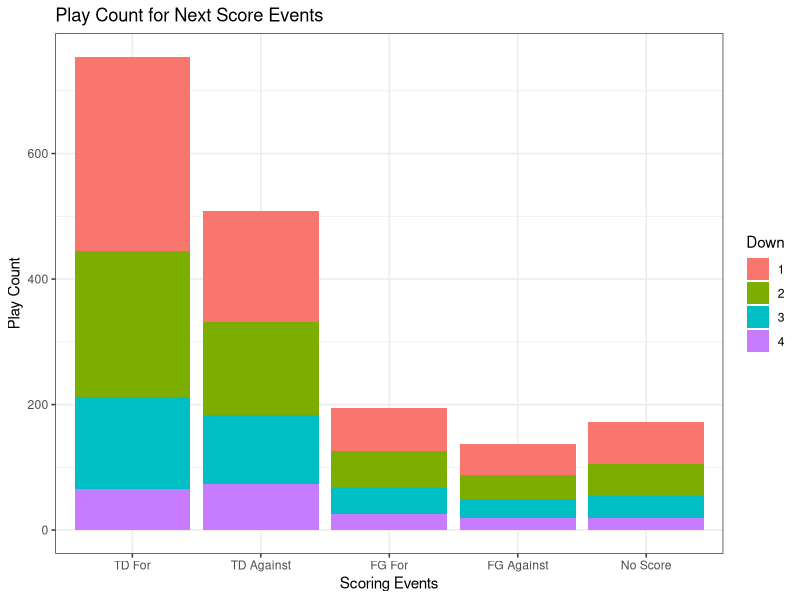
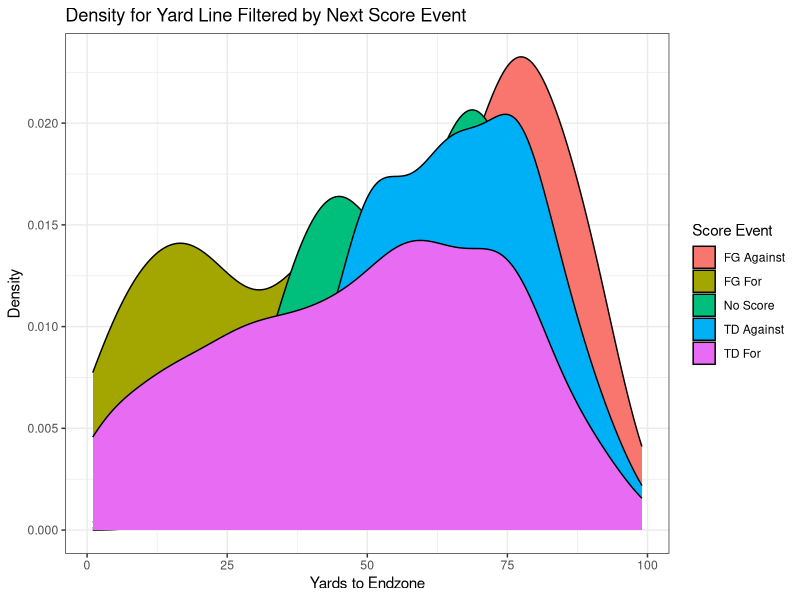
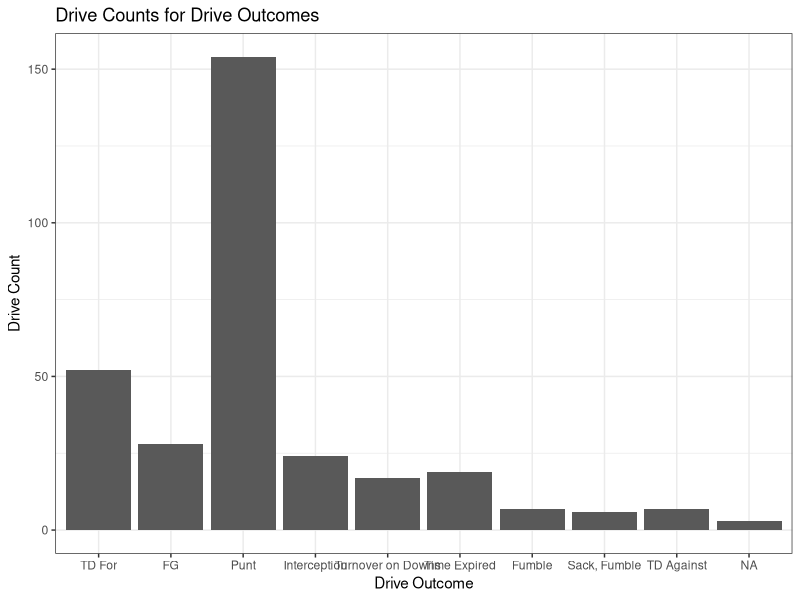
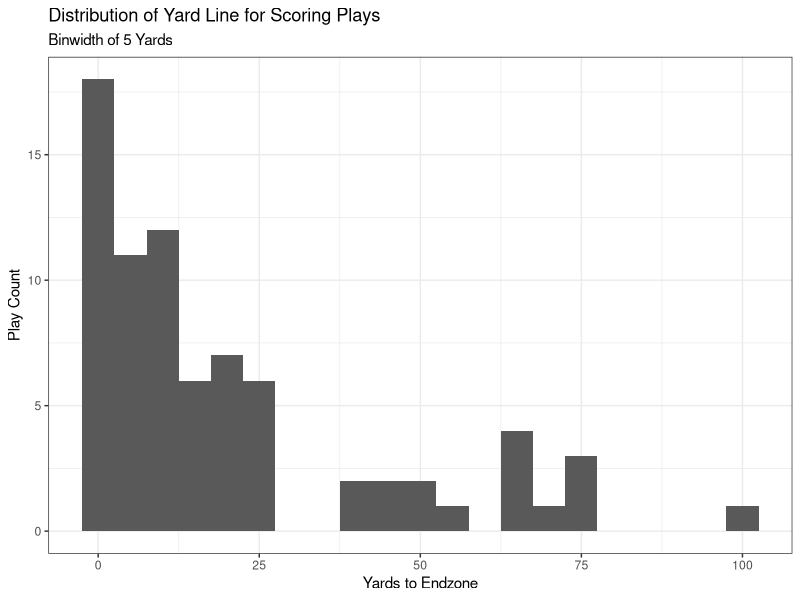
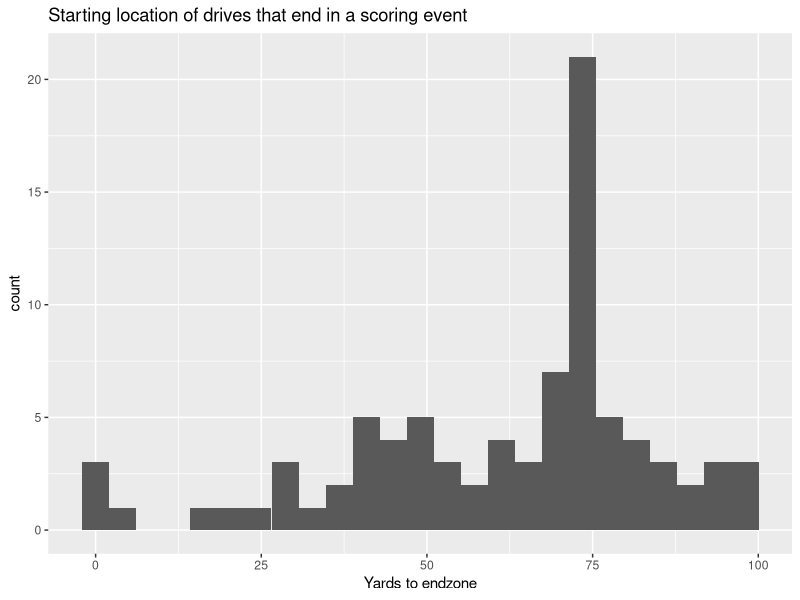
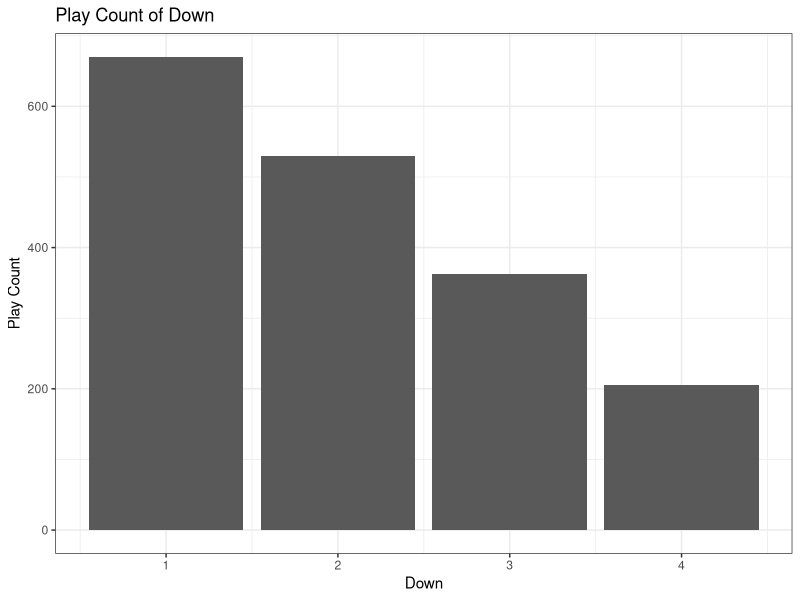
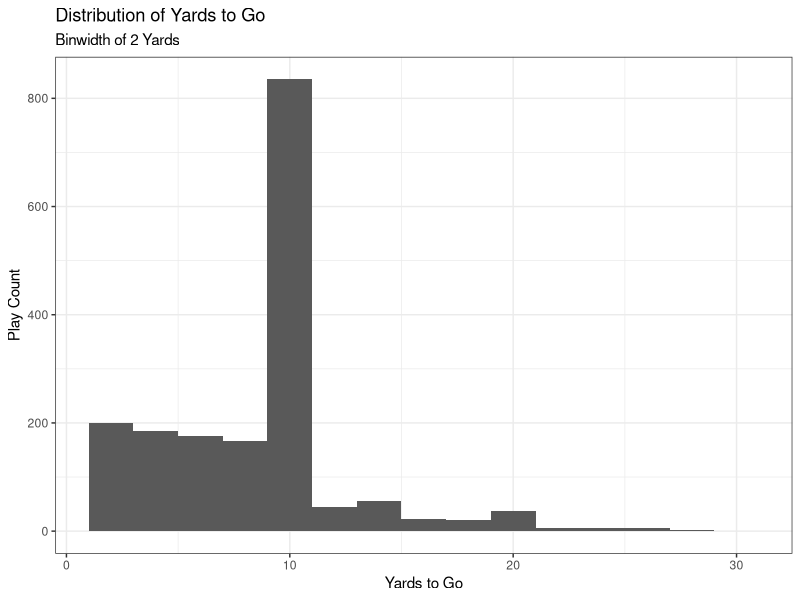
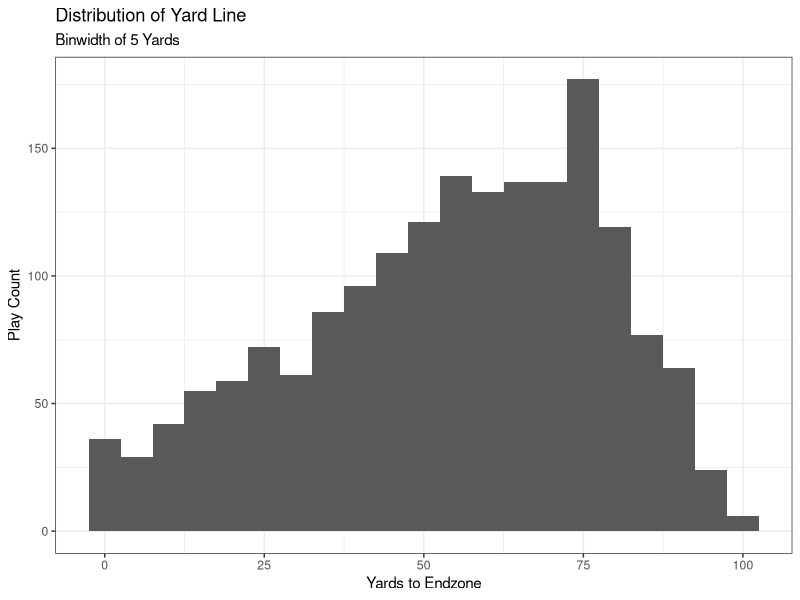

Reproduce these figures in R, in order.
## ---- chunk 1
knitr::opts_chunk$set(echo = TRUE)
library(tidyverse)
library(nnet)
## ---- chunk 2
## Data initialization

# Drop KOs, Extra Pts, 2 Pt conversions, Penalties, and Timeouts
init.data.full = read.csv("Initial_Play_-_By_-_Play.csv", na=c(""))
KO.plays = c("KO", "KO Rec", "Onside Kick Rec")

# Fixing the Extra Points labeled as FGs
init.data.full[1442, "PLAY.TYPE"] = "Extra Pt."
init.data.full[1556, "PLAY.TYPE"] = "Extra Pt."
init.data.full[1975, "PLAY.TYPE"] = "Extra Pt."
init.data.full[1994, "PLAY.TYPE"] = "Extra Pt."

extra.pt.rows = which(init.data.full$PLAY.TYPE == "Extra Pt." |
                        init.data.full$PLAY.TYPE == "Extra Pt. Block")
KO.rows = which(init.data.full$PLAY.TYPE %in% KO.plays)
two.pt.rows = which(init.data.full$PLAY.TYPE == "2 Pt." | 
                      init.data.full$PLAY.TYPE == "2 Pt. Defend")
penalty.rows = which(init.data.full$RESULT == "Penalty")
timeout.rows = which(init.data.full$RESULT == "Timeout")

rem.rows = c(extra.pt.rows, KO.rows, penalty.rows, two.pt.rows, timeout.rows)
init.data = init.data.full[-rem.rows, ]

# Create possession team column

  # fill in missing values that shouldn't be missing
init.data[945, "ODK"] = "D"
init.data[955, "ODK"] = "D"
init.data[980, "ODK"] = "O"
init.data[1009, "ODK"] = "D"
init.data[1019, "ODK"] = "D"
init.data[1025, "ODK"] = "D"
init.data[1044, "ODK"] = "O"
init.data[1093, "ODK"] = "D"
init.data[1291, "ODK"] = "O"
init.data[1317, "ODK"] = "D"
init.data[1368, "ODK"] = "O"
init.data[1395, "ODK"] = "D"

init.data$pos.team = ifelse(init.data$ODK == "O", "CMU", "Opp")

for (i in 1:nrow(init.data)) {
  if (init.data[i, "ODK"] == "K") {
    init.data[i, "pos.team"] = init.data[i - 1, "pos.team"]
  }
}

# convert character variables to factor
#factor.vars = c("ODK", "RESULT", "PLAY.TYPE")
#init.data[factor.vars] = lapply(init.data[factor.vars], factor)

# renaming variables for convenience
names(init.data) = tolower(names(init.data))
names(init.data)[1] = "play"

# fixing rounding error for distance
# for (i in 2:nrow(init.data)) {
#   if (init.data$dn[i]==1 | is.na(init.data$dn[i])) { next }
#   init.data$dist[i] = init.data$dist[i-1] - init.data$gn.ls[i-1]
# }

#init.data = init.data[-penalty.rows, ]
## ---- chunk 3
## Cleaning

# creating game ID
first.plays = which(init.data$play==2)
init.data$game = length(first.plays)
for (i in 1:(length(first.plays)-1)) {
  first = first.plays[i]
  last = first.plays[i+1]-1
  init.data$game[first:last] = i
}

# fixing yards to endzone
negative.yds = init.data$yard.ln < 0
na.yds = is.na(negative.yds)
negative.yds[na.yds] = FALSE
init.data[negative.yds, "yard.ln"] = init.data[negative.yds, "yard.ln"] + 100
names(init.data)[5] = "yds.to.endzone"

# creating drive ID
num.games = max(init.data$game)

  # Indicator for defensive score
init.data$def.score = str_detect(init.data$result, "Def")
init.data[is.na(init.data$def.score), "def.score"] = FALSE

for (game.ind in 1:num.games) {
  
  ind.game = init.data[init.data$game == game.ind, ]
  drive = 1
  
  for (j in 1:(nrow(ind.game) - 1)) {
    
    global.ind = which(init.data$game == game.ind & 
                         init.data$play == ind.game[j, "play"])
    
    cur.pos = ind.game[j, "pos.team"]
    next.pos = ind.game[j + 1, "pos.team"]
    
    init.data[global.ind, "drive"] = drive
    
    if ((cur.pos != next.pos) | (ind.game[j, "def.score"])) {
      drive = drive + 1
    }
    
  }
  
  init.data[global.ind + 1, "drive"] = drive
  
}
## ---- chunk 4
# #get last play of each drive
# init.data %>% 
#   group_by(game, drive) %>% 
#   slice_tail %>% 
#   ungroup

# creating drive outcome
last.plays = which(!mapply(identical, init.data$drive, lead(init.data$drive, default=0)) & 
                     !is.na(init.data$drive))
last.play.type = init.data$play.type[last.plays]
down = init.data$dn[last.plays]
result = init.data$result[last.plays]
last.outcomes = rep(NA, length(last.plays))
for (i in 1:length(last.plays)) {
  outcome = NA
  playtype = last.play.type[i]
  if (is.na(playtype)) {next} # NEED TO FIX
  res = result[i]
  if (grepl("Def TD", res)) {outcome = "TD Against"}
  else if (playtype=="Pass" | playtype=="Run") {
    if (grepl("TD", res)) {outcome = "TD For"}
    else if (res %in% c("Fumble", "Interception", "Sack, Fumble")) {outcome = res}
    else if (is.na(down[i])) {next} # NEED TO FIX
    else if (down[i]==4) {outcome = "Turnover on Downs"}
    else {outcome = "Time Expired"}
  }
  else if (grepl("FG", playtype)) {outcome = "FG"}
  else if (grepl("Punt", playtype)) {outcome = "Punt"}
  last.outcomes[i] = outcome
}
offset = 0
init.data$drive.outcome = NA
init.data$drive.outcome[last.plays] = last.outcomes
for (i in 1:max(init.data$game)) {
  ind = which(init.data$game==i)
  init.data$drive.outcome[ind] = last.outcomes[init.data$drive[ind] + offset]
  offset = offset + max(init.data$drive[ind], na.rm=TRUE)
}

# # creating next scoring play
# TD.score = c("Complete, TD", "Rush, TD", "Interception, Def TD", "Scramble, TD",
#              "Blocked, Def TD", "Fumble, Def TD") # check the result column
FG.score = c("FG", "FG Block") # check the play type column, and then result column for good
# safety.score = c("Safety")
# 
#   #Get indices for TDs
# TD.score.inds = which(init.data$result %in% TD.score)
# 
#   #Get indices for FGs

#Manually input missing FG good/no good values
FG.rows = init.data[init.data$play.type %in% FG.score, ]
FG.rows[c(5, 6, 9, 20, 21, 22), "result"] = "Good"
FG.rows[c(8, 23, 24, 25, 26, 28, 29), "result"] = "No Good"
  #Index 29 was a muffed FG attempt
init.data[init.data$play.type %in% FG.score, "result"] = FG.rows$result



init.data$TD.score = str_detect(init.data$result, "TD")
init.data[is.na(init.data$TD.score), "TD.score"] = F 
init.data$FG = str_detect(init.data$play.type, "FG")
init.data[is.na(init.data$FG), "FG"] = F 
init.data$FG.score = ((init.data$FG == T) & (init.data$result == "Good"))
init.data$safety.score = F # implement once we have data with safeties

init.data$sp = ifelse(init.data$TD.score + init.data$FG.score + init.data$safety.score >= 1, 
                      T,
                      F)

find.next.score.game = function(data) { #WRT POSESSION TEAM
  
  # Which rows are the scoring plays:
  score.plays = which(data$sp)
  
  find.next.score = function(play.ind, score.plays.inds, data) {
    
    next.score.ind = score.plays.inds[which(score.plays.inds >= play.ind)[1]]
    
    if(is.na(next.score.ind)) {
      
      score.type = "No Score"
      
    } else {
      
      #TDs:
      if (data$TD.score[next.score.ind]) {
        
        if (identical(data[play.ind, "pos.team"], data[next.score.ind, "pos.team"])) {
          
          if (data[next.score.ind, "def.score"]) { #Def TD, against team in pos
            
            score.type = "TD Against"
            
          } else { #Offensive TD, for team in pos
            
            score.type = "TD For"
            
          }
          
        } else {
          
          if (data[next.score.ind, "def.score"]) { #Def TD, for team in pos.
            
            score.type = "TD For"
            
          } else { #Offensive TD, against team in pos.
            
            score.type = "TD Against"
            
          }
          
        }

        #FGs
      } else if(data$FG.score[next.score.ind]) {
        
        if (identical(data[play.ind, "pos.team"], data[next.score.ind, "pos.team"])) {
          
          score.type = "FG For"
          
          # Opponent made FG
        } else {
          
          score.type = "FG Against"
          
        }
        
        #Safeties
      } else if(data$safety.score[next.score.ind]) {
        
        score.type = "Safety" #Handle logic later
        
        #Error
      } else {
        
        score.type = NA
        
      }
    }
    
    return(data.frame(next.score = score.type))
    
  }
  
  res = lapply(1:nrow(data), find.next.score, 
               score.plays.inds = score.plays, data = data) %>% 
    bind_rows()
  
  return(res)
}

next.score = map_dfr(unique(init.data$game), 
        function(x) {
          init.data %>% 
            filter(game == x) %>% 
            find.next.score.game()
        })

init.data$next.score = next.score[, 1]
## ---- chunk 5
# CMU efficiency metric
## ---- chunk 6
# EDA
sub.data = init.data[, c("game", "drive", "play", "pos.team", "dn", "dist", 
                         "yds.to.endzone", "result", "play.type", 
                         "drive.outcome", "next.score")]

# Next score distribution by down (removed NA values)
sub.data[!is.na(sub.data$dn), ] %>% 
  ggplot(aes(x = fct_relevel(next.score, 
                             c("TD For", "TD Against", 
                               "FG For", "FG Against", 
                               "No Score")), 
             fill = factor(dn))) +
  geom_bar() +
  labs(title = "Play Count for Next Score Events", x = "Scoring Events", 
       y = "Play Count", fill = "Down") +
  theme_bw()

# Distribution of yard line filled with next score event at every play
sub.data %>%
  ggplot(aes(x = yds.to.endzone, fill = next.score)) +
  geom_density() +
  labs(title = "Density for Yard Line Filtered by Next Score Event", 
       x = "Yards to Endzone", y = "Density", fill = "Score Event") +
  theme_bw()
  

drive.data = sub.data %>% 
  group_by(game, drive) %>% 
  slice(1) %>% 
  ungroup()

drive.data %>% 
  ggplot(aes(x = fct_relevel(drive.outcome, 
                             c("TD For", "FG", "Punt", "Interception", 
                               "Turnover on Downs", "Time Expired")))) +
  geom_bar() +
  labs(title = "Drive Counts for Drive Outcomes", x = "Drive Outcome", 
       y = "Drive Count") +
  theme_bw()

# Starting yard line of each scoring play
init.data[init.data$sp, ] %>%
  ggplot(aes(x = yds.to.endzone)) +
  geom_histogram(binwidth = 5) +
  labs(title = "Distribution of Yard Line for Scoring Plays", 
       x = "Yards to Endzone", y = "Play Count", 
       subtitle = "Binwidth of 5 Yards") +
  theme_bw()

# Starting yard line of the first play in the drive for each scoring play
drive.data %>% filter(drive.outcome=="FG" | drive.outcome=="TD For" | drive.outcome=="TD Against") %>%
  ggplot(aes(x=yds.to.endzone)) + geom_histogram(bins=25) + 
  labs(title="Starting location of drives that end in a scoring event", x="Yards to endzone")

## EDA OF PREDICTOR VARIABLES

# Distribution of down
sub.data %>% 
  ggplot(aes(x = dn)) +
  geom_bar() +
  labs(title = "Play Count of Down", x = "Down", y = "Play Count") +
  theme_bw()

# Distribution of yards to go
sub.data %>% 
  ggplot(aes(x = dist)) +
  geom_histogram(binwidth = 2) +
  labs(title = "Distribution of Yards to Go", x = "Yards to Go", y = "Play Count",
       subtitle = "Binwidth of 2 Yards") +
  theme_bw()

# Distribution of yard line
sub.data %>% 
  ggplot(aes(x = yds.to.endzone)) +
  geom_histogram(binwidth = 5) +
  labs(title = "Distribution of Yard Line", x = "Yards to Endzone", 
       y = "Play Count", subtitle = "Binwidth of 5 Yards") +
  theme_bw()

# Distribution of yards to go colored by down
sub.data %>% 
  ggplot(aes(x = dist, fill = factor(dn))) +
  geom_histogram(binwidth = 2) +
  labs(title = "Distribution of Yards to Go Colored by Down", x = "Yards to Go",
       y = "Play Count", fill = "Down", subtitle = "Binwidth of 2 Yards") +
  theme_bw()

# Density of yards to go colored by down, faceted by next score
sub.data %>% 
  ggplot(aes(x = dist, fill = factor(dn))) +
  geom_density() +
  facet_wrap(next.score ~ ., nrow = 2) +
  labs("Density of Yards to Go, Colored by Down, Faceted by Next Score",
       x = "Yards to Go", y = "Density", fill = "Down") +
  theme_bw()

# Distribution of yard line colored by down
sub.data %>% ggplot(aes(x=yds.to.endzone)) + 
  geom_histogram(aes(fill=factor(dn)), alpha=0.5, position="identity") +
  labs(title="Distribution of yard line by down", x="Yards to endzone", fill="down")

# Distribution of yard line colored by drive outcome
sub.data %>% ggplot(aes(x=yds.to.endzone, fill=factor(drive.outcome))) + geom_histogram() +
  labs(title="Distribution of yard line by drive outcome", x="Yard line", fill="Drive outcome")

# Distribution of yards gained/lost colored by down
init.data %>% ggplot(aes(x=gn.ls)) + 
  geom_density(aes(fill=factor(dn)), alpha=0.3, position="identity") + 
  labs(title="Density of gain/loss by down", x="Yards gained/lost", fill="Down")
## ---- chunk 7
#Modeling
EPA.model = multinom(next.score ~ factor(dn) + dist + log(yds.to.endzone) + factor(dn):dist, data = sub.data)
summary(EPA.model)
